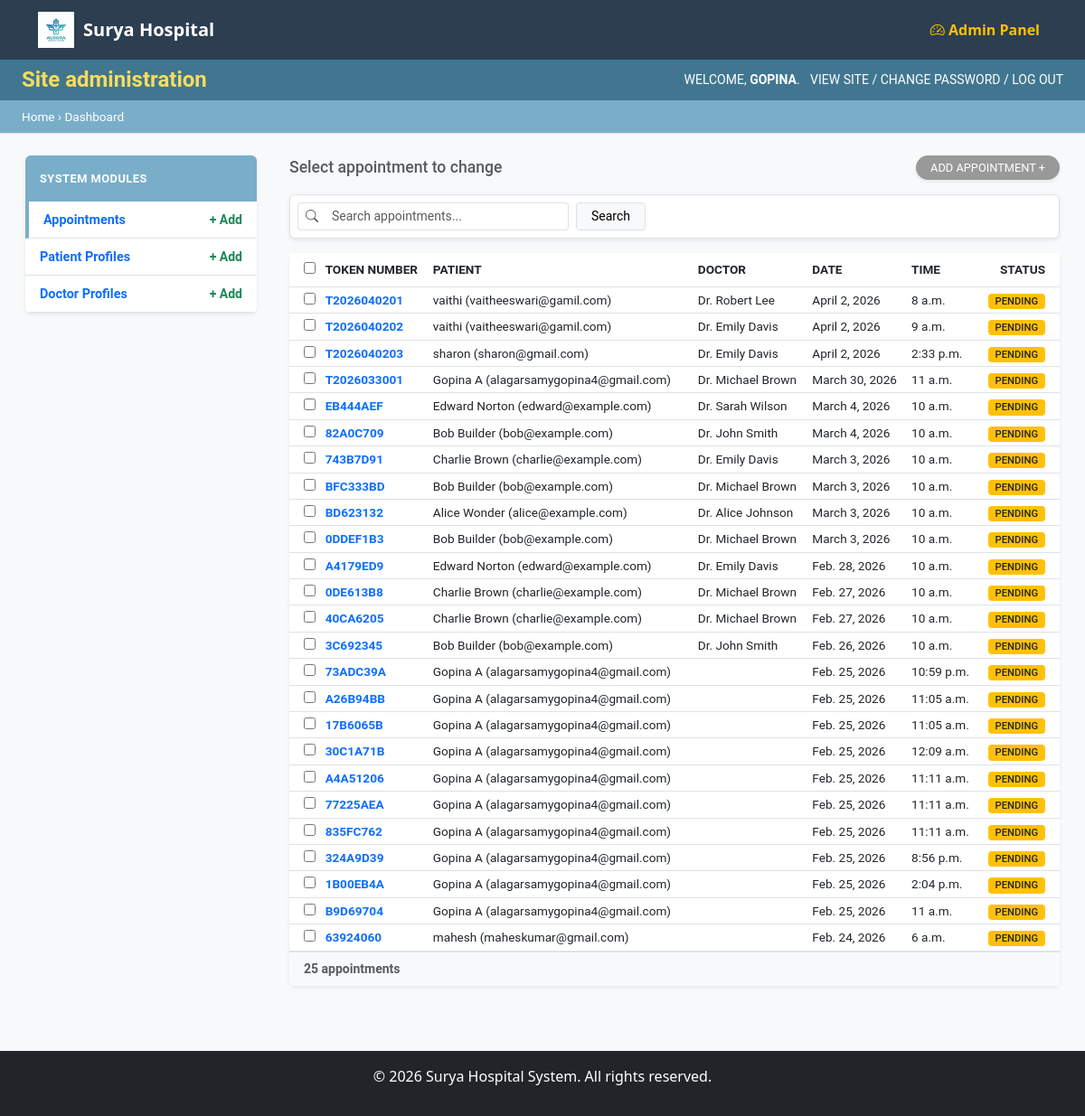
/admin-dashboard/ (signed in), run on the app's committed database.
### appointments/models.py (models this page shows, shortened)
class Appointment(models.Model):
    STATUS_CHOICES = [
        ('pending', 'Pending / Waiting'),
        ('completed', 'Completed'),
        ('cancelled', 'Cancelled'),
    ]
    patient_name = models.CharField(max_length=100)
    patient_email = models.EmailField()
    patient_phone = models.CharField(max_length=20)
    doctor = models.ForeignKey(Doctor, on_delete=models.SET_NULL, null=True, blank=True)
    appointment_date = models.DateField()
    appointment_time = models.TimeField()
    reason = models.TextField()
    status = models.CharField(max_length=20, choices=STATUS_CHOICES, default='pending')
    token_number = models.CharField(max_length=20, editable=False, null=True, blank=True)
    created_at = models.DateTimeField(auto_now_add=True)
    class Meta:
        ordering = ['-appointment_date']

class Doctor(models.Model):
    name = models.CharField(max_length=100)
    username = models.CharField(max_length=100, unique=True, null=True, blank=True)
    email = models.EmailField(unique=True, null=True, blank=True)
    password = models.CharField(max_length=100, null=True, blank=True)
    specialization = models.CharField(max_length=100)
    department = models.ForeignKey(Department, on_delete=models.SET_NULL, null=True, blank=True, related_name='doctors')
    available_days = models.CharField(max_length=200, help_text="e.g., Monday, Tuesday, Wednesday")
    available_time_start = models.TimeField()
    available_time_end = models.TimeField()

### home/views.py (the view)
# urls.py: path('admin-dashboard/', views.admin_dashboard, name='admin_dashboard'),
def admin_dashboard(request):
    if not request.user.is_authenticated or not request.user.is_staff:
        return redirect('admin_login')
    patients = Patient.objects.all()
    appointments = Appointment.objects.all().order_by('-appointment_date')
    doctors = Doctor.objects.all()
    context = {
        'patients': patients,
        'appointments': appointments,
        'doctors': doctors,
    }
    return render(request, 'home/admin_dashboard.html', context)

### home/templates/home/admin_dashboard.html (shortened to what this page needs)
{% extends 'home/base.html' %}
{% block content %}
<div class="admin-wrapper" style="margin-top: -1.5rem; min-height: 100vh; background-color: #f8f9fa;">
    <div class="admin-header py-2 px-4 d-flex justify-content-between align-items-center"
        style="background-color: #417690; color: #f5dd5d;">
        <h1 class="h4 mb-0 fw-bold">Site administration</h1>
        <div class="admin-user-info small text-white">
            WELCOME, <span class="fw-bold">{{ request.user.username|upper }}</span>.
            <a href="{% url 'home' %}" class="text-white text-decoration-none ms-2">VIEW SITE</a> /
            <a href="/admin/password_change/" class="text-white text-decoration-none">CHANGE PASSWORD</a> /
            <a href="/admin/logout/" class="text-white text-decoration-none">LOG OUT</a>
        </div>
    </div>
    <div class="admin-breadcrumbs px-4 py-2 border-bottom"
        style="background-color: #79aec8; color: white; font-size: 0.85rem;">
        Home › Dashboard
    </div>
    <div class="container-fluid mt-4">
        <div class="row px-3">
            <div class="col-md-3 pe-4">
                <div class="admin-sidebar shadow-sm rounded bg-white overflow-hidden mb-4">
                    <div class="sidebar-section">
                        <div class="section-header p-3 fw-bold text-white ripple-effect"
                            style="background-color: #79aec8; font-size: 0.9rem; letter-spacing: 0.5px;">SYSTEM MODULES
                        </div>
                        <ul class="list-unstyled mb-0">
                            <li class="p-2 px-3 border-bottom d-flex justify-content-between align-items-center sidebar-item active"
                                onclick="showSection('appointments-sec')">
                                <span class="text-primary fw-bold"
                                    style="font-size: 0.9rem; cursor: pointer;">Appointments</span>
                                <div class="admin-actions">
                                    <a href="#" class="text-success text-decoration-none fw-bold small">+ Add</a>
                                </div>
                            </li>
                            <li class="p-2 px-3 border-bottom d-flex justify-content-between align-items-center sidebar-item"
                                onclick="showSection('patients-sec')">
                                <span class="text-primary fw-bold" style="font-size: 0.9rem; cursor: pointer;">Patient
                                    Profiles</span>
                                <div class="admin-actions">
                                    <a href="#" class="text-success text-decoration-none fw-bold small">+ Add</a>
                                </div>
                            </li>
                            <li class="p-2 px-3 border-bottom d-flex justify-content-between align-items-center sidebar-item"
                                onclick="showSection('doctors-sec')">
                                <span class="text-primary fw-bold" style="font-size: 0.9rem; cursor: pointer;">Doctor
                                    Profiles</span>
                                <div class="admin-actions">
                                    <a href="#" class="text-success text-decoration-none fw-bold small">+ Add</a>
                                </div>
                            </li>
                        </ul>
                    </div>
                </div>
            </div>
            <div class="col-md-9 text-dark">
                <div id="appointments-sec" class="admin-section">
                    <div class="d-flex justify-content-between align-items-center mb-3">
                        <h5 class="mb-0 text-muted" style="font-size: 1.1rem;">Select appointment to change</h5>
                        <button class="btn btn-secondary btn-sm rounded-pill px-3 shadow-sm"
                            style="background-color: #999; border: none; font-size: 0.8rem;">ADD APPOINTMENT +</button>
                    </div>
                    <div class="bg-white p-2 mb-3 border rounded shadow-sm d-flex align-items-center">
                        <div class="input-group input-group-sm" style="width: 300px;">
                            <span class="input-group-text bg-white border-end-0"><i
                                    class="bi bi-search text-muted"></i></span>
                            <input type="text" class="form-control border-start-0" placeholder="Search appointments...">
                        </div>
                        <button class="btn btn-light btn-sm ms-2 border px-3">Search</button>
                    </div>
                    <div class="card shadow-sm border-0">
                        <div class="card-body p-0">
                            <table class="table table-sm table-hover mb-0" style="font-size: 0.85rem;">
                                <thead style="background-color: #f8f8f8; color: #666;">
                                    <tr>
                                        <th class="ps-3 py-2"><input type="checkbox"></th>
                                        <th class="py-2 text-uppercase">Token Number</th>
                                        <th class="py-2 text-uppercase">Patient</th>
                                        <th class="py-2 text-uppercase">Doctor</th>
                                        <th class="py-2 text-uppercase">Date</th>
                                        <th class="py-2 text-uppercase">Time</th>
                                        <th class="py-2 pe-3 text-uppercase text-end">Status</th>
                                    </tr>
                                </thead>
                                <tbody>
                                    {% for appt in appointments %}
                                    <tr style="cursor: pointer;">
                                        <td class="ps-3"><input type="checkbox"></td>
                                        <td><a href="#" class="text-primary text-decoration-none fw-bold">{{ appt.token_number }}</a></td>
                                        <td>{{ appt.patient_name }} ({{ appt.patient_email }})</td>
                                        <td>{{ appt.doctor.name }}</td>
                                        <td>{{ appt.appointment_date }}</td>
                                        <td>{{ appt.appointment_time }}</td>
                                        <td class="pe-3 text-end">
                                            <span
                                                class="badge {% if appt.status == 'pending' %}bg-warning text-dark{% elif appt.status == 'confirmed' %}bg-info text-white{% else %}bg-secondary{% endif %}"
                                                style="font-size: 0.7rem; font-weight: 500; border-radius: 4px; padding: 3px 8px;">{{ appt.status|upper }}</span>
                                        </td>
                                    </tr>
                                    {% empty %}
                                    <tr>
                                        <td colspan="7" class="text-center py-4 text-muted">No appointments found.</td>
                                    </tr>
                                    {% endfor %}
                                </tbody>
                            </table>
                            <div class="p-2 px-3 border-top bg-light small fw-bold text-muted">
                                {{ appointments|length }} appointments
                            </div>
                        </div>
                    </div>
                </div>
            </div>
        </div>
    </div>
</div>
{% endblock %}

### home/templates/home/base.html (style rules this page uses)
body { background-color: #f8f9fa; }

### home/templates/home/admin_dashboard.html (style rules this page uses)
.admin-wrapper { font-family: "Roboto", "Lucida Grande", "DejaVu Sans", "Bitstream Vera Sans", Verdana, Arial, sans-serif; }
.sidebar-section .section-header { text-transform: uppercase; font-size: 0.8rem !important; }
.sidebar-item { cursor: pointer; transition: background 0.2s; }
.sidebar-item.active { border-left: 4px solid #79aec8; }

### data on the page
Appointment: token_number "T2026040201", patient_name "vaithi", patient_email "vaitheeswari@gamil.com", doctor.name "Dr. Robert Lee", appointment_date "April 2, 2026", appointment_time "8 a.m.", status "PENDING"
Appointment: token_number "T2026040202", patient_name "vaithi", patient_email "vaitheeswari@gamil.com", doctor.name "Dr. Emily Davis", appointment_date "April 2, 2026", appointment_time "9 a.m.", status "PENDING"
Appointment: token_number "T2026040203", patient_name "sharon", patient_email "sharon@gmail.com", doctor.name "Dr. Emily Davis", appointment_date "April 2, 2026", appointment_time "2:33 p.m.", status "PENDING"
Appointment: token_number "T2026033001", patient_name "Gopina A", patient_email "alagarsamygopina4@gmail.com", doctor.name "Dr. Michael Brown", appointment_date "March 30, 2026", appointment_time "11 a.m.", status "PENDING"
Appointment: token_number "EB444AEF", patient_name "Edward Norton", patient_email "edward@example.com", doctor.name "Dr. Sarah Wilson", appointment_date "March 4, 2026", appointment_time "10 a.m.", status "PENDING"
Appointment: token_number "82A0C709", patient_name "Bob Builder", patient_email "bob@example.com", doctor.name "Dr. John Smith", appointment_date "March 4, 2026", appointment_time "10 a.m.", status "PENDING"
Appointment: token_number "743B7D91", patient_name "Charlie Brown", patient_email "charlie@example.com", doctor.name "Dr. Emily Davis", appointment_date "March 3, 2026", appointment_time "10 a.m.", status "PENDING"
Appointment: token_number "BFC333BD", patient_name "Bob Builder", patient_email "bob@example.com", doctor.name "Dr. Michael Brown", appointment_date "March 3, 2026", appointment_time "10 a.m.", status "PENDING"
Appointment: token_number "BD623132", patient_name "Alice Wonder", patient_email "alice@example.com", doctor.name "Dr. Alice Johnson", appointment_date "March 3, 2026", appointment_time "10 a.m.", status "PENDING"
Appointment: token_number "0DDEF1B3", patient_name "Bob Builder", patient_email "bob@example.com", doctor.name "Dr. Michael Brown", appointment_date "March 3, 2026", appointment_time "10 a.m.", status "PENDING"
Appointment: token_number "A4179ED9", patient_name "Edward Norton", patient_email "edward@example.com", doctor.name "Dr. Emily Davis", appointment_date "Feb. 28, 2026", appointment_time "10 a.m.", status "PENDING"
Appointment: token_number "0DE613B8", patient_name "Charlie Brown", patient_email "charlie@example.com", doctor.name "Dr. Michael Brown", appointment_date "Feb. 27, 2026", appointment_time "10 a.m.", status "PENDING"
Appointment: token_number "40CA6205", patient_name "Charlie Brown", patient_email "charlie@example.com", doctor.name "Dr. Michael Brown", appointment_date "Feb. 27, 2026", appointment_time "10 a.m.", status "PENDING"
Appointment: token_number "3C692345", patient_name "Bob Builder", patient_email "bob@example.com", doctor.name "Dr. John Smith", appointment_date "Feb. 26, 2026", appointment_time "10 a.m.", status "PENDING"
Appointment: token_number "73ADC39A", patient_name "Gopina A", patient_email "alagarsamygopina4@gmail.com", appointment_date "Feb. 25, 2026", appointment_time "10:59 p.m.", status "PENDING"
Appointment: token_number "A26B94BB", patient_name "Gopina A", patient_email "alagarsamygopina4@gmail.com", appointment_date "Feb. 25, 2026", appointment_time "11:05 a.m.", status "PENDING"
Appointment: token_number "17B6065B", patient_name "Gopina A", patient_email "alagarsamygopina4@gmail.com", appointment_date "Feb. 25, 2026", appointment_time "11:05 a.m.", status "PENDING"
Appointment: token_number "30C1A71B", patient_name "Gopina A", patient_email "alagarsamygopina4@gmail.com", appointment_date "Feb. 25, 2026", appointment_time "12:09 a.m.", status "PENDING"
Appointment: token_number "A4A51206", patient_name "Gopina A", patient_email "alagarsamygopina4@gmail.com", appointment_date "Feb. 25, 2026", appointment_time "11:11 a.m.", status "PENDING"
Appointment: token_number "77225AEA", patient_name "Gopina A", patient_email "alagarsamygopina4@gmail.com", appointment_date "Feb. 25, 2026", appointment_time "11:11 a.m.", status "PENDING"
Appointment: token_number "835FC762", patient_name "Gopina A", patient_email "alagarsamygopina4@gmail.com", appointment_date "Feb. 25, 2026", appointment_time "11:11 a.m.", status "PENDING"
Appointment: token_number "324A9D39", patient_name "Gopina A", patient_email "alagarsamygopina4@gmail.com", appointment_date "Feb. 25, 2026", appointment_time "8:56 p.m.", status "PENDING"
Appointment: token_number "1B00EB4A", patient_name "Gopina A", patient_email "alagarsamygopina4@gmail.com", appointment_date "Feb. 25, 2026", appointment_time "2:04 p.m.", status "PENDING"
Appointment: token_number "B9D69704", patient_name "Gopina A", patient_email "alagarsamygopina4@gmail.com", appointment_date "Feb. 25, 2026", appointment_time "11 a.m.", status "PENDING"
Appointment: token_number "63924060", patient_name "mahesh", patient_email "maheskumar@gmail.com", appointment_date "Feb. 24, 2026", appointment_time "6 a.m.", status "PENDING"

### other printed values
{{ request.user.username|upper }} "GOPINA"
{{ appointments|length }} "25"
